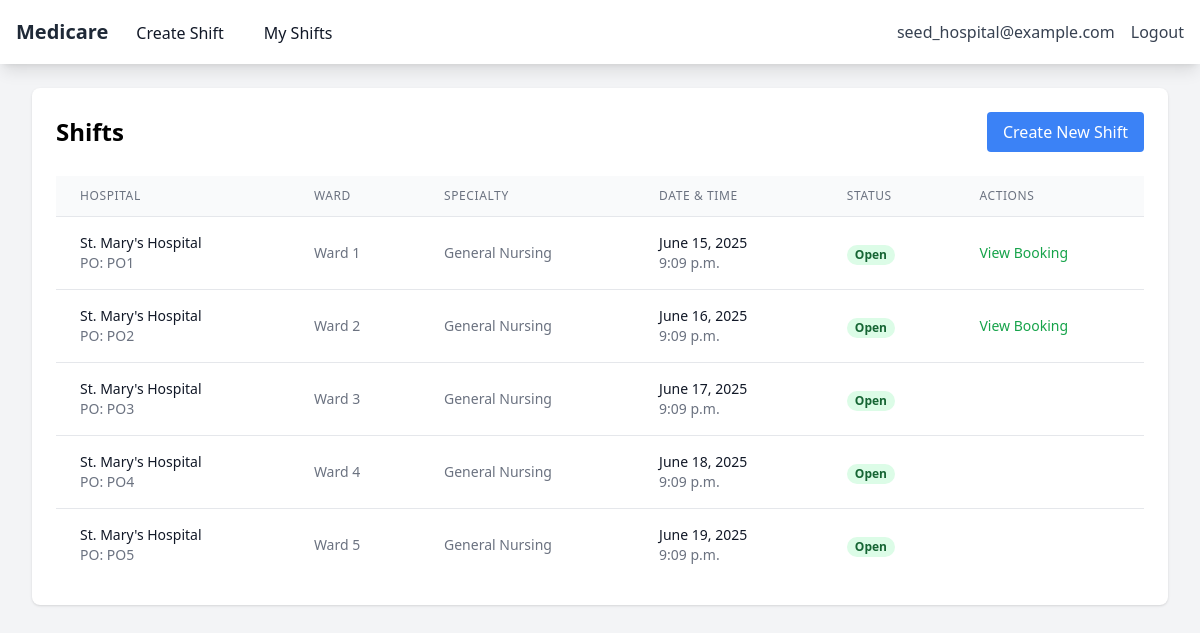
The app's page /shifts/ (signed in) with its own data.
### core/models.py (models this page shows, shortened)
class User(AbstractUser):
    class Role(models.TextChoices):
        ADMIN = 'admin', _('Admin')
        AGENCY = 'agency', _('Agency')
        HOSPITAL = 'hospital', _('Hospital')
    role = models.CharField(
        max_length=10,
        choices=Role.choices,
        default=Role.HOSPITAL
    )
    created_at = models.DateTimeField(auto_now_add=True)
    last_login_ip = models.GenericIPAddressField(null=True, blank=True)
    is_active = models.BooleanField(default=True)
    failed_login_attempts = models.IntegerField(default=0)
    last_failed_login = models.DateTimeField(null=True, blank=True)

class Shift(models.Model):
    class Status(models.TextChoices):
        OPEN = 'open', _('Open')
        BOOKED = 'booked', _('Booked')
        COMPLETED = 'completed', _('Completed')
        CANCELLED = 'cancelled', _('Cancelled')
    hospital = models.ForeignKey(Hospital, on_delete=models.CASCADE, related_name='shifts')
    ward = models.CharField(max_length=100, null=True, blank=True, default="")
    specialty_required = models.CharField(max_length=100, null=True, blank=True, default="")
    po_number = models.CharField(max_length=50, null=True, blank=True, default="")
    shift_date = models.DateField()
    shift_time = models.TimeField()
    duration_hours = models.DecimalField(max_digits=4, decimal_places=2, default=0)
    rate_per_hour = models.DecimalField(max_digits=6, decimal_places=2, default=0)
    status = models.CharField(
        max_length=10,
        choices=Status.choices,
        default=Status.OPEN
    )
    created_at = models.DateTimeField(auto_now_add=True)
    notes = models.TextField(blank=True)

class Hospital(models.Model):
    trust = models.ForeignKey(NHSTrust, on_delete=models.CASCADE, related_name='hospitals')
    user = models.OneToOneField(User, on_delete=models.CASCADE, related_name='hospital')
    name = models.CharField(max_length=255)
    address = models.TextField(null=True, blank=True, default="")
    postcode = models.CharField(max_length=10, null=True, blank=True)
    phone = models.CharField(max_length=20, null=True, blank=True)
    emergency_contact = models.CharField(max_length=100, null=True, blank=True)
    created_at = models.DateTimeField(default=timezone.now)
    is_active = models.BooleanField(default=True)

### core/views.py (the view)
# urls.py: path('shifts/', views.shift_list, name='shift_list'),
@login_required
@user_passes_test(is_hospital)
def shift_list(request):
    shifts = Shift.objects.filter(hospital=request.user.hospital)
    return render(request, 'core/shift_list.html', {'shifts': shifts})

### core/views.py (called while the page is built)
def is_hospital(user):
    return user.role == 'hospital'

### templates/core/shift_list.html (shortened to what this page needs)
{% extends 'base.html' %}
{% block content %}
<div class="bg-white shadow rounded-lg p-6">
    <div class="flex justify-between items-center mb-6">
        <h1 class="text-2xl font-bold">Shifts</h1>
        {% if user.role == 'hospital' %}
        <a href="{% url 'shift_create' %}" class="bg-blue-500 text-white px-4 py-2 rounded hover:bg-blue-600">
            Create New Shift
        </a>
        {% endif %}
    </div>
    <div class="overflow-x-auto">
        <table class="min-w-full divide-y divide-gray-200">
            <thead class="bg-gray-50">
                <tr>
                    <th class="px-6 py-3 text-left text-xs font-medium text-gray-500 uppercase tracking-wider">Hospital</th>
                    <th class="px-6 py-3 text-left text-xs font-medium text-gray-500 uppercase tracking-wider">Ward</th>
                    <th class="px-6 py-3 text-left text-xs font-medium text-gray-500 uppercase tracking-wider">Specialty</th>
                    <th class="px-6 py-3 text-left text-xs font-medium text-gray-500 uppercase tracking-wider">Date & Time</th>
                    <th class="px-6 py-3 text-left text-xs font-medium text-gray-500 uppercase tracking-wider">Status</th>
                    <th class="px-6 py-3 text-left text-xs font-medium text-gray-500 uppercase tracking-wider">Actions</th>
                </tr>
            </thead>
            <tbody class="bg-white divide-y divide-gray-200">
                {% for shift in shifts %}
                <tr>
                    <td class="px-6 py-4 whitespace-nowrap">
                        <div class="text-sm font-medium text-gray-900">{{ shift.hospital.name }}</div>
                        <div class="text-sm text-gray-500">PO: {{ shift.po_number }}</div>
                    </td>
                    <td class="px-6 py-4 whitespace-nowrap text-sm text-gray-500">
                        {{ shift.ward }}
                    </td>
                    <td class="px-6 py-4 whitespace-nowrap text-sm text-gray-500">
                        {{ shift.specialty_required }}
                    </td>
                    <td class="px-6 py-4 whitespace-nowrap">
                        <div class="text-sm text-gray-900">{{ shift.shift_date }}</div>
                        <div class="text-sm text-gray-500">{{ shift.shift_time }}</div>
                    </td>
                    <td class="px-6 py-4 whitespace-nowrap">
                        <span class="px-2 inline-flex text-xs leading-5 font-semibold rounded-full
                            {% if shift.status == 'open' %}bg-green-100 text-green-800
                            {% elif shift.status == 'booked' %}bg-blue-100 text-blue-800
                            {% else %}bg-gray-100 text-gray-800{% endif %}">
                            {{ shift.status|title }}
                        </span>
                    </td>
                    <td class="px-6 py-4 whitespace-nowrap text-sm font-medium">
                        {% if user.role == 'agency' and shift.status == 'open' %}
                        <a href="{% url 'book_shift' shift.id %}" class="text-blue-600 hover:text-blue-900">
                            Book Shift
                        </a>
                        {% elif shift.booking %}
                        <a href="#" class="text-green-600 hover:text-green-900">
                            View Booking
                        </a>
                        {% endif %}
                    </td>
                </tr>
                {% empty %}
                <tr>
                    <td colspan="6" class="px-6 py-4 text-center text-gray-500">
                        No shifts found.
                    </td>
                </tr>
                {% endfor %}
            </tbody>
        </table>
    </div>
</div>
{% endblock %}

### templates/base.html (shortened to what this page needs)
<!DOCTYPE html>
<html lang="en">
<head>
    <script src="https://cdn.tailwindcss.com"></script>
</head>
<body class="bg-gray-100">
    <nav class="bg-white shadow-lg">
        <div class="max-w-7xl mx-auto px-4">
            <div class="flex justify-between h-16">
                <div class="flex">
                    <div class="flex-shrink-0 flex items-center">
                        <a href="{% url 'dashboard' %}" class="text-xl font-bold text-gray-800">Medicare</a>
                    </div>
                    {% if user.is_authenticated %}
                    <div class="hidden sm:ml-6 sm:flex sm:space-x-8">
                        {% if user.role == 'admin' %}
                            <a href="{% url 'admin:index' %}" class="text-gray-900 inline-flex items-center px-1 pt-1 border-b-2 border-transparent hover:border-gray-300">Admin</a>
                        {% elif user.role == 'hospital' %}
                            <a href="{% url 'shift_create' %}" class="text-gray-900 inline-flex items-center px-1 pt-1 border-b-2 border-transparent hover:border-gray-300">Create Shift</a>
                            <a href="{% url 'shift_list' %}" class="text-gray-900 inline-flex items-center px-1 pt-1 border-b-2 border-transparent hover:border-gray-300">My Shifts</a>
                        {% endif %}
                    </div>
                    {% endif %}
                </div>
                <div class="flex items-center">
                    {% if user.is_authenticated %}
                        <span class="text-gray-700 mr-4">{{ user.email }}</span>
                        <form method="post" action="{% url 'logout' %}" class="inline">
                            <button type="submit" class="text-gray-700 hover:text-gray-900">Logout</button>
                        </form>
                    {% else %}
                        <a href="{% url 'login' %}" class="text-gray-700 hover:text-gray-900">Login</a>
                    {% endif %}
                </div>
            </div>
        </div>
    </nav>
    <main class="max-w-7xl mx-auto py-6 sm:px-6 lg:px-8">
        {% block content %}
        {% endblock %}
    </main>
</body>
</html>

### records on screen
User: email "seed_hospital@example.com"
Shift: hospital.name "St. Mary's Hospital", po_number "PO1", ward "Ward 1", specialty_required "General Nursing", shift_date "June 15, 2025", shift_time "9:09 p.m.", status "Open", shows "View Booking"
Shift: hospital.name "St. Mary's Hospital", po_number "PO2", ward "Ward 2", specialty_required "General Nursing", shift_date "June 16, 2025", shift_time "9:09 p.m.", status "Open", shows "View Booking"
Shift: hospital.name "St. Mary's Hospital", po_number "PO3", ward "Ward 3", specialty_required "General Nursing", shift_date "June 17, 2025", shift_time "9:09 p.m.", status "Open"
Shift: hospital.name "St. Mary's Hospital", po_number "PO4", ward "Ward 4", specialty_required "General Nursing", shift_date "June 18, 2025", shift_time "9:09 p.m.", status "Open"
Shift: hospital.name "St. Mary's Hospital", po_number "PO5", ward "Ward 5", specialty_required "General Nursing", shift_date "June 19, 2025", shift_time "9:09 p.m.", status "Open"
